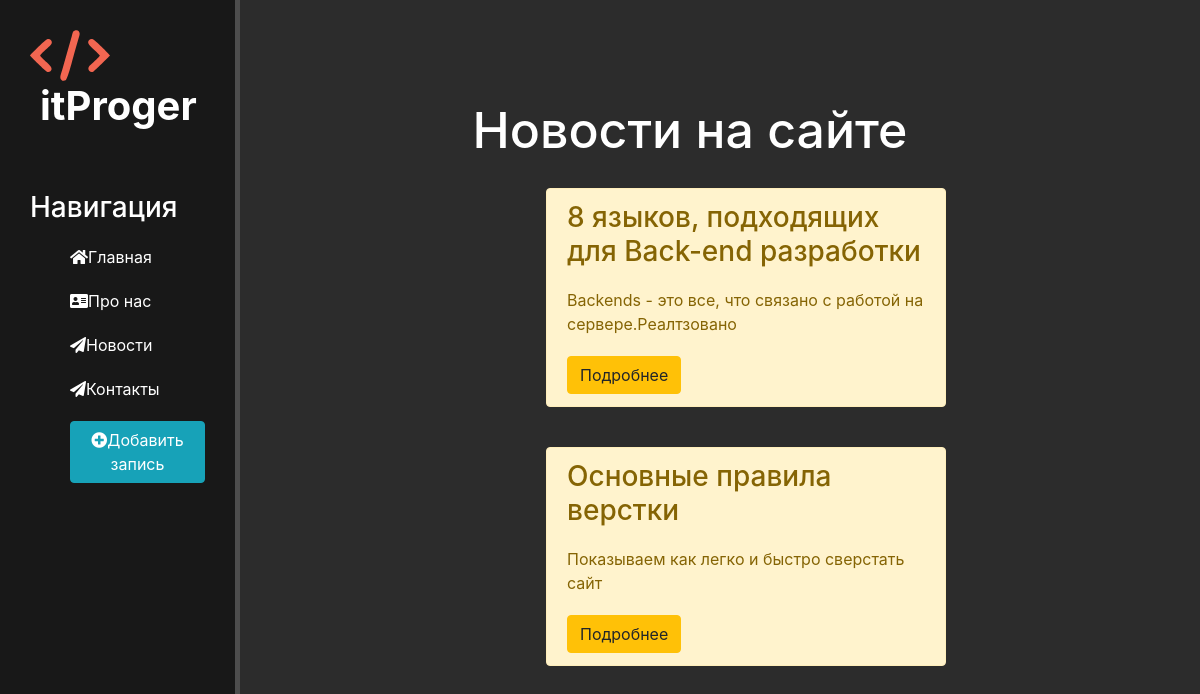
Page /news/ on the committed database.
### news/models.py (models this page shows, shortened)
class Artiles(models.Model):
    title = models.CharField('Название', max_length=50)
    anons = models.CharField('Анонс', max_length=250)
    date = models.DateTimeField('Дата публикации')
    full_text = models.TextField('Статья')
    class Meta:
        verbose_name='Новость'
        verbose_name_plural = 'Новостьи'

### news/views.py (the view)
# urls.py: path('', views.news_home, name="news_home"),
def news_home(request):
    news = Artiles.objects.order_by('-date')
    return render(request, 'news/news_home.html', {'news' : news})

### news/templates/news/news_home.html (shortened to what this page needs)
{% extends 'main/layout.html' %}
{% block content%}
<div class="features">
    <h1>Новости на сайте</h1>
    {% if news  %}
        {% for el in news %}
        <div class="alert alert-warning">
            <h3>{{ el.title }}</h3>
            <p>{{ el.anons }}</p>
            <a href="{% url 'news-detail' el.id %}" class="btn btn-warning">Подробнее</a>
        </div>
        {% endfor %}
    {% else %}
        <p>У вас нету записей!!!</p>
    {% endif %}
</div>
{% endblock %}

### main/templates/main/layout.html (shortened to what this page needs)
{% load static %}
<!doctype html>
<html lang="en">
<head>
    <link rel="stylesheet" href="https://cdn.jsdelivr.net/npm/bootstrap@4.6.2/dist/css/bootstrap.min.css">
    <link rel="stylesheet" href="{% static 'main/css/main.css' %}">
    <link rel="stylesheet" href="https://use.fontawesome.com/releases/v5.8.2/css/all.css">
</head>
<body>
    <aside>
        <img src="{% static 'img/logo_simple.svg' %}" alt="logo">
        <span class="logo">itProger</span>
        <h3>Навигация</h3>
        <ul>
            <a href="{% url 'home' %}"><li><i class="fas fa-home"></i>Главная</li></a>
            <a href="{% url 'about' %}"><li><i class="fas fa-address-card"></i>Про нас</li></a>
            <a href="{% url 'news_home' %}"><li><i class="fas fa-paper-plane"></i>Новости</li></a>
            <a href=""><li><i class="fas fa-paper-plane"></i>Контакты</li></a>
            <a href="{% url 'create' %}"><li><button  class="btn btn-info"><i class="fas fa-plus-circle"></i>Добавить запись</button></li>
            </a>
        </ul>
    </aside>
    <main>
        {% block content %}
        {% endblock %}
    </main>
</body>
</html>

### main/static/main/css/main.css (style rules this page uses)
body { background: #2c2c2c; }
aside { float: left; background: #181818; width: 20%; padding: 2.5%; height: 100vh; color: #fff; border-right: 5px solid #4d4d4d; }
aside img { width: 80px; float: left; }
aside .logo { font-size:40px; margin-left: 10px; font-weight: bold; position: relative; top: -5px }
aside h3 { margin-top: 50px; font-size: 28px; }
aside ul { list-style: none; }
aside li { color: #fff; display: block; margin-top: 20px; transition: transform .6s ease; }
main .features { float: left; color: #fff; margin-top: 100px; text-align: center; width: 75%; }
main .features h1 { font-size: 50px; }
main .features p { max-width: 400px; margin: 20px auto; }
.alert-warning { float: left; clear: both; width: 400px; margin: 20px 34%; text-align: left; }

### rows in the picture
Artiles: title "8 языков, подходящих для Back-end разработки", anons "Backends - это все, что связано с работой на сервере.Реалтзовано"
Artiles: title "Основные правила верстки", anons "Показываем как легко и быстро сверстать сайт"
